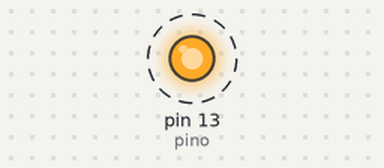
This sketch was run on a simulated Arduino Uno, built with avr-gcc and run on an emulated ATmega328P. Parts: output pins drawn as LEDs (lit = HIGH). Dashed ring = blinking. What the sketch prints to the serial monitor is not drawn.

Above: at 0.2 s.
Timing chart, 0 to 3.0 s (numbered marks = the images above):
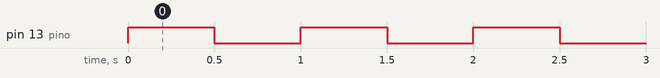

Measured:
- by itself, pin 13 (pino): alternates HIGH for 0.50 s and LOW for 0.50 s

The sketch:

01_Pisca_Pisca.ino
```cpp
// porta digital 13 => ligar e desligar LED (Pisca_Pisca)

// ler uma vez
void setup() {
  	Serial.begin(9600); // taxa de transmissão de dados "9600 bits por segundo (bps)"
	pinMode(13, OUTPUT); // pino(porta, saída)
	Serial.println("Iniciar Programa"); // print no monitor serial
}

// loop infinito
void loop() {
	digitalWrite(13, HIGH); // escrever (porta, ALTO) \ HIGH = 1
	Serial.println("5V"); // print no monitor serial
  	delay(500); // esperar 0,5 s
  	digitalWrite(13, LOW); // escrever (porta, BAIXO) \ LOW = 0
	Serial.println("0V"); // print no monitor serial
  	delay(500); // esperar 0,5 s
}
```

TESTE01.cpp
```cpp
#include <Arduino.h>
```

TESTE02.cpp
```cpp
#include <Arduino.h> 
```

TESTE03.cpp
```cpp
#include <Arduino.h>
```
